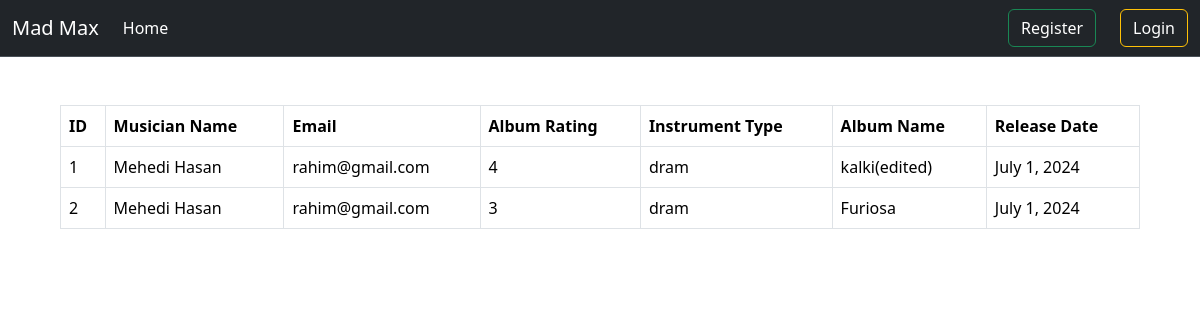
The page / on the database its author committed.
### album/models.py (models this page shows, shortened)
class Album(models.Model):
    album_title = models.CharField(max_length=50)
    musician = models.ForeignKey(Musician, on_delete=models.CASCADE)
    album_release_date = models.DateField(auto_now_add=True)
    RATING_CHOICES = (('1', '1'),('2', '2'),('3', '3'),('4', '4'),('5', '5'),)
    rating = models.CharField(max_length=1, choices=RATING_CHOICES, default='1')

### musician/models.py (models this page shows, shortened)
class Musician(models.Model):
    first_name = models.CharField(max_length=100)
    last_name = models.CharField(max_length=100)
    email = models.EmailField(max_length=30)
    phone_no = models.CharField(max_length=11)
    instrument_type = models.TextField()

### week_5_practice_day_2/views.py (the view)
# urls.py: 2. Add a URL to urlpatterns:  path('', views.home, name='home')
def home(request):
    data = Album.objects.all()
    return render(request, 'home.html', {'data' : data})

### templates/home.html (shortened to what this page needs)
{% extends 'base.html' %} {% block content %}
{% if data %}
<table class="table table-bordered mt-5" style="width: 90%; margin: auto">
  <thead>
    <tr>
      <th scope="col">ID</th>
      <th scope="col">Musician Name</th>
      <th scope="col">Email</th>
      <th scope="col">Album Rating</th>
      <th scope="col">Instrument Type</th>
      <th scope="col">Album Name</th>
      <th scope="col">Release Date</th>
    </tr>
  </thead>
  <tbody>
    {% for album in data %}
    <tr>
      <td>{{album.id}}</td>
      <td>{{album.musician.first_name}} {{album.musician.last_name}}</td>
      <td>{{album.musician.email}}</td>
      <td>{{album.rating}}</td>
      <td>{{album.musician.instrument_type}}</td>
      <td>{{album.album_title}}</td>
      <td>{{album.album_release_date}}</td>
    </tr>
    {% endfor %}
  </tbody>
</table>
{% else %}
<h3>NO Data Available To Show</h3>
{% endif %}
{% endblock %}

### templates/base.html (shortened to what this page needs)
<!DOCTYPE html>
<html lang="en">
  <head>
    <link
      href="https://cdn.jsdelivr.net/npm/bootstrap@5.3.2/dist/css/bootstrap.min.css"
      rel="stylesheet"
    />
  </head>
  <body>
    <nav class="navbar navbar-expand-lg bg-dark border-bottom border-body" data-bs-theme="dark">
      <div class="container-fluid">
        <a class="navbar-brand" href="#">Mad Max</a>
        <div class="collapse navbar-collapse" id="navbarSupportedContent">
          <ul class="navbar-nav me-auto mb-2 mb-lg-0">
            <li class="nav-item">
              <a class="nav-link active" aria-current="page" href="{% url 'homepage' %}">Home</a>
            </li>
          </ul>
            <div class="d-flex" role="search">
              {% if user.is_authenticated %}
              <a href="{% url 'user_logout' %}" class="btn btn-outline-danger text-white" type="submit">Logout</a>
              {% else %}
              <a href="{% url 'user_register' %}" class="btn btn-outline-success mx-4 text-white">Register</a>
              <a href="{% url 'user_login' %}" class="btn btn-outline-warning text-white" type="submit">Login</a>
              {% endif %}
            </div>
        </div>
      </div>
    </nav>
    {% block content %}
    {% endblock %}
  </body>
</html>

### rows shown on the page
Album: id "1", musician.first_name "Mehedi", musician.last_name "Hasan", musician.email "rahim@gmail.com", rating "4", musician.instrument_type "dram", album_title "kalki(edited)", album_release_date "July 1, 2024"
Album: id "2", musician.first_name "Mehedi", musician.last_name "Hasan", musician.email "rahim@gmail.com", rating "3", musician.instrument_type "dram", album_title "Furiosa", album_release_date "July 1, 2024"
